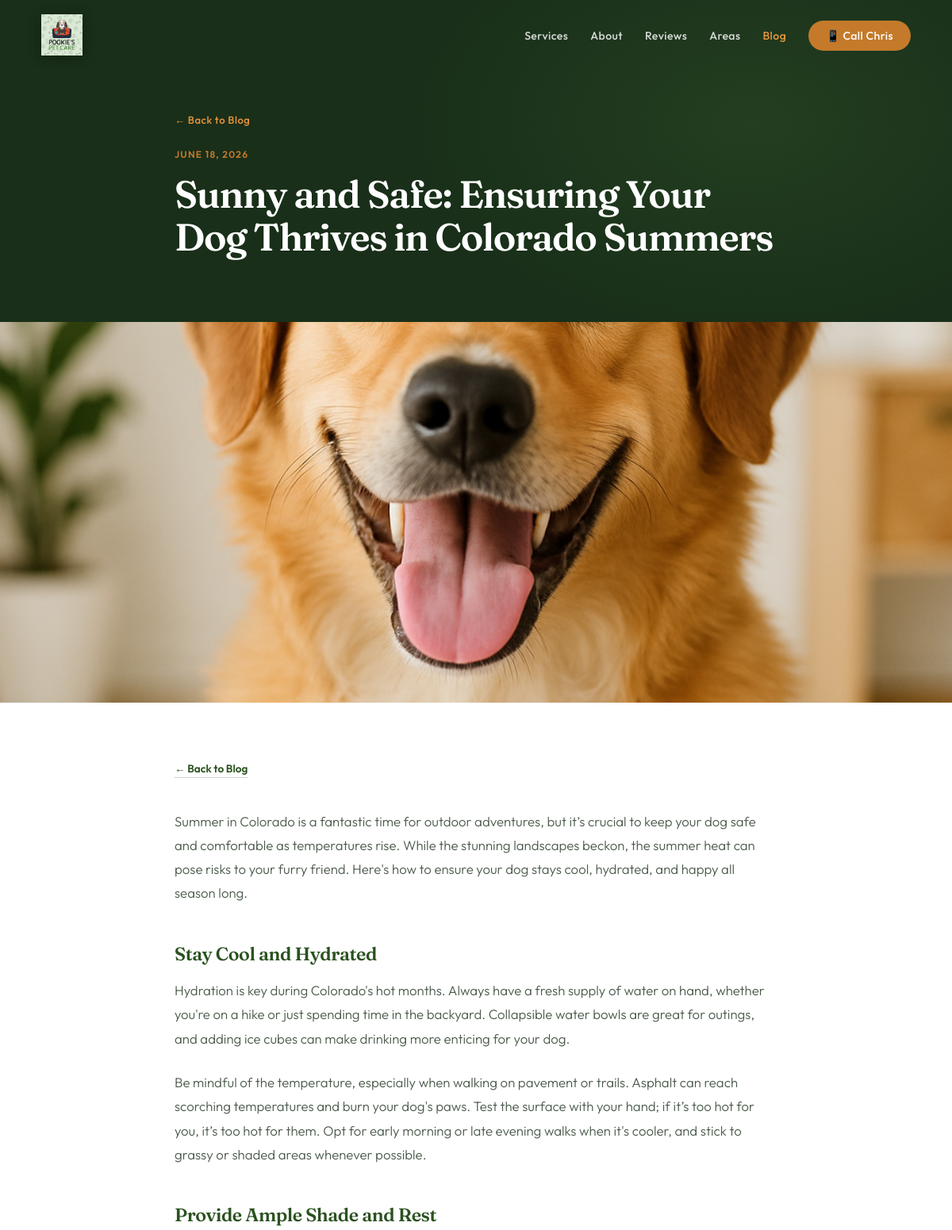
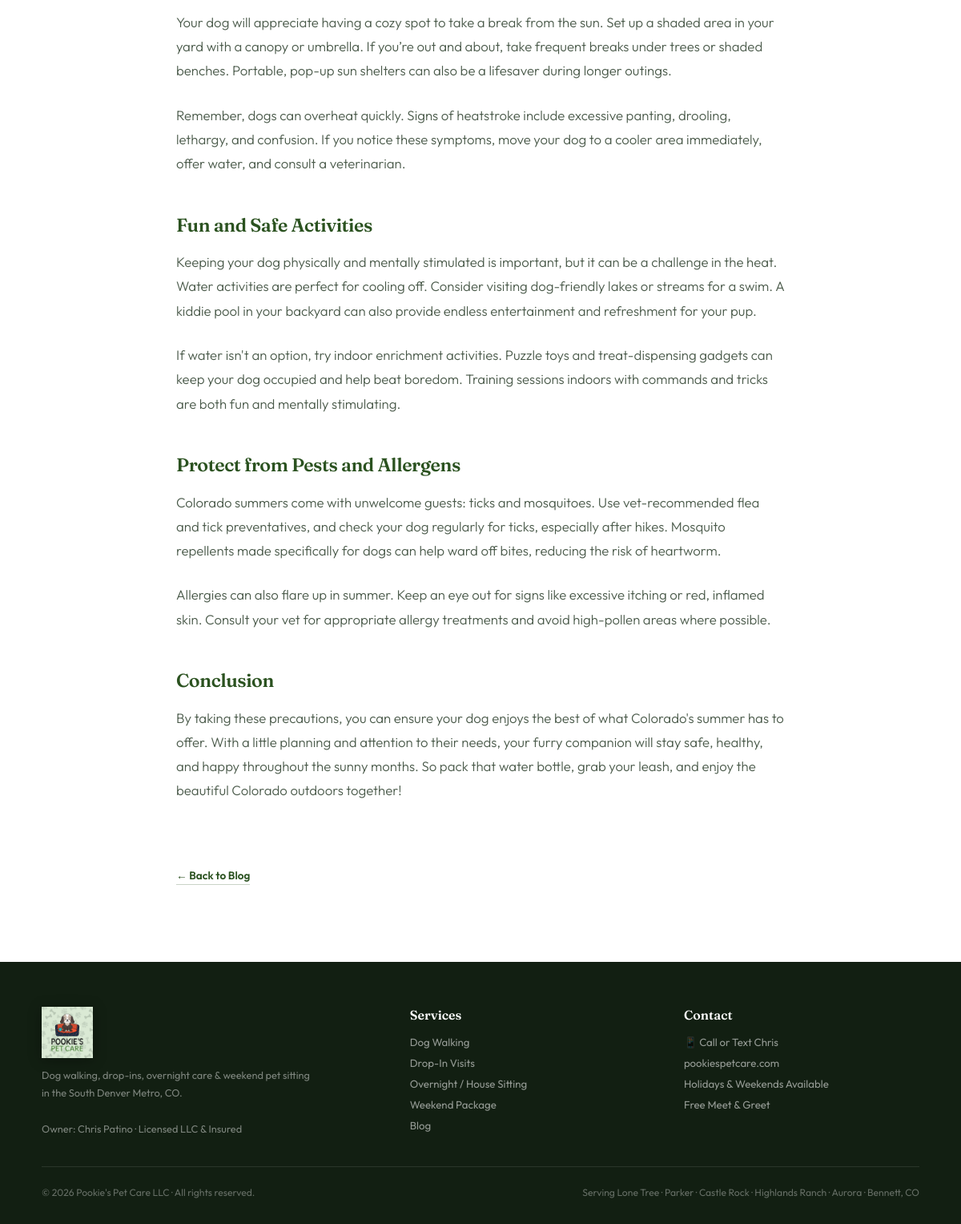
Page /blog/2 on the committed database (2 pictures, top to bottom).
### tables this page shows
CREATE TABLE blog_posts (
            id             INTEGER PRIMARY KEY AUTOINCREMENT,
            title          TEXT NOT NULL,
            slug           TEXT UNIQUE NOT NULL,
            content        TEXT NOT NULL,
            excerpt        TEXT,
            created_at     TIMESTAMP DEFAULT CURRENT_TIMESTAMP,
            published      INTEGER DEFAULT 1
        , image_filename TEXT);

### app.py (the view)
@app.route('/blog/<int:post_id>')
def blog_post(post_id):
    conn = get_db_connection()
    post = conn.execute(
        'SELECT * FROM blog_posts WHERE id = ?', (post_id,)
    ).fetchone()
    conn.close()
    if post is None:
        abort(404)
    return render_template('blog_post.html', post=post)

### app.py (called while the page is built)
def get_blog_image_filename(image_filename):
    if image_filename:
        return image_filename
    return BLOG_DEFAULT_IMAGE

@app.context_processor
def blog_context():
    return {
        'blog_image': get_blog_image_filename,
        'blog_default_alt': BLOG_DEFAULT_ALT,
    }

def get_db_connection():
    conn = sqlite3.connect('blog.db')
    conn.row_factory = sqlite3.Row  # lets us do post['title'] instead of post[0]
    return conn

@app.template_filter('format_date')
def format_date(value):
    if value is None:
        return ''
    if isinstance(value, str):
        value = value[:10]  # slice off just the YYYY-MM-DD portion
        dt = datetime.datetime.strptime(value, '%Y-%m-%d')
    else:
        dt = value
    return dt.strftime('%B %-d, %Y')  # %-d removes the leading zero (Linux/Mac only)

### templates/blog_post.html (shortened to what this page needs)
<!DOCTYPE html>
<html lang="en">
<head>
</head>
<body>
<nav id="nav">
  <a href="/" class="nav-logo">
    <img src="{{ url_for('static', filename='pookies-logo.png') }}" alt="Pookie's Pet Care" />
  </a>
  <ul class="nav-links" id="navLinks">
    <li><a href="/#services">Services</a></li>
    <li><a href="/#about">About</a></li>
    <li><a href="/#reviews">Reviews</a></li>
    <li><a href="/#areas">Areas</a></li>
    <li><a href="/blog" style="color: var(--amber-lt);">Blog</a></li>
    <li><a href="#" class="nav-cta phone-link">📱 Call Chris</a></li>
  </ul>
</nav>
<div class="post-hero">
  <div class="post-hero-inner">
    <a href="/blog" class="post-hero-back">← Back to Blog</a>
    <p class="post-date">{{ post['created_at'] | format_date }}</p>
    <h1>{{ post['title'] }}</h1>
  </div>
</div>
{% set img = blog_image(post['image_filename']) %}
{% set img_alt = post['title'] if post['image_filename'] else blog_default_alt %}
<div class="post-featured-img">
  <img src="{{ url_for('static', filename='blog_images/' + img) }}"
       alt="{{ img_alt }}">
</div>
<section class="post-body-sec">
  <div class="post-body">
    <a href="/blog" class="post-body-back-top">← Back to Blog</a>
    <div class="post-content">
      {{ post['content'] | safe }}
    </div>
    <a href="/blog" class="post-body-back-bottom">← Back to Blog</a>
  </div>
</section>
<footer>
  <div class="footer-grid">
    <div>
      <img src="{{ url_for('static', filename='pookies-logo.png') }}" alt="Pookie's Pet Care" class="footer-logo" />
      <p class="footer-text">
        Dog walking, drop-ins, overnight care &amp; weekend pet sitting<br>
        in the South Denver Metro, CO.<br><br>
        Owner: Chris Patino · Licensed LLC &amp; Insured
      </p>
    </div>
    <div>
      <div class="footer-col-title">Services</div>
      <ul class="footer-links">
        <li><a href="/#services">Dog Walking</a></li>
        <li><a href="/#services">Drop-In Visits</a></li>
        <li><a href="/#services">Overnight / House Sitting</a></li>
        <li><a href="/#services">Weekend Package</a></li>
        <li><a href="/blog">Blog</a></li>
      </ul>
    </div>
    <div>
      <div class="footer-col-title">Contact</div>
      <ul class="footer-links">
        <li><a href="#" class="phone-link">📱 Call or Text Chris</a></li>
        <li><a href="https://pookiespetcare.com">pookiespetcare.com</a></li>
        <li>Holidays &amp; Weekends Available</li>
        <li>Free Meet &amp; Greet</li>
      </ul>
    </div>
  </div>
  <div class="footer-bottom">
    <span>© <span id="yr"></span> Pookie's Pet Care LLC · All rights reserved.</span>
    <span>Serving Lone Tree · Parker · Castle Rock · Highlands Ranch · Aurora · Bennett, CO</span>
  </div>
</footer>
</body>
</html>

### rows in the picture
blog_posts: created_at "JUNE 18, 2026", title "Sunny and Safe: Ensuring Your Dog Thrives in Colorado Summers", image_filename (placeholder picture), content "Summer in Colorado is a fantastic time for outdoor adventures, but it’s crucial to keep your dog safe and comfortable as temperatures rise. While the stunning landscapes beckon, the summer heat can pose risks to your furry friend. Here's how to ensure your dog stays cool, hydrated, and happy all season long. Stay Cool and Hydrated Hydration is key during Colorado's hot months. Always have a fresh supply of water on hand, whether you're on a hike or just spending time in the backyard. Collapsible water bowls are great for outings, and adding ice cubes can make drinking more enticing for your dog. Be mindful of the temperature, especially when walking on pavement or trails. Asphalt can reach…"
